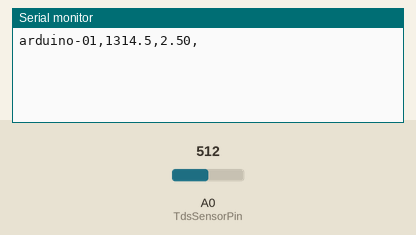
This sketch was run on a simulated Arduino Uno, built with avr-gcc and run on an emulated ATmega328P. Shown: the last lines printed to the serial monitor. Inputs (shaded band) come from the test bench; at power-on: A0 (TdsSensorPin) = 512.

Above: at 2.2 s.
2.3 s: A0 (TdsSensorPin) set to 716
At 3.6 s:
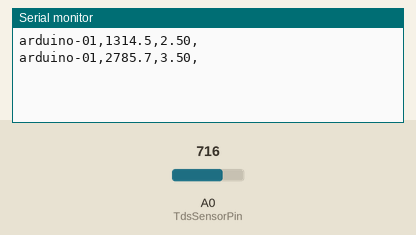
3.8 s: A0 (TdsSensorPin) set to 900
At 4.8 s:
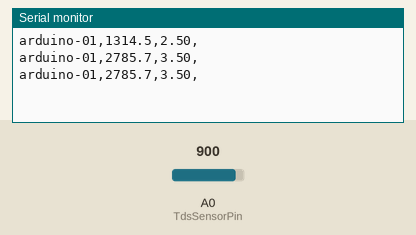
Timing chart, 0 to 6.8 s (numbered marks = the images above; inputs shaded):
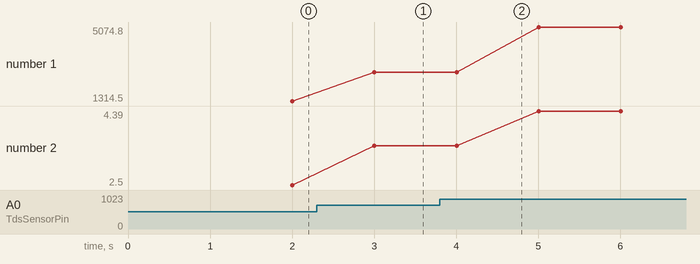

Measured:
- after the input at 2.3 s, the serial monitor: prints a new line after 0.70 s (image 1)
- plotted number 1: 1314.5 → 2785.7 after the input at 2.3 s, 2785.7 → 5074.8 after the input at 3.8 s
- plotted number 2: 2.5 → 3.5 after the input at 2.3 s, 3.5 → 4.39 after the input at 3.8 s

The sketch:

arduino_serial_example.ino
```cpp
/*
 * Keyestudio / Gravity TDS Sensor - Dashboard Compatible Version
 * Modified to send CSV data format for TDS monitoring dashboard
 *
 * Hardware:
 * - TDS Sensor Signal → A0
 * - TDS Sensor VCC → 5V
 * - TDS Sensor GND → GND
 *
 * Output Format: device_id,tds,voltage,timestamp
 * Example: arduino-01,345.7,2.34,
 */

// ===== CONFIGURATION - CHANGE THIS =====
#define DEVICE_ID "arduino-01"     // Unique identifier for this Arduino
// =======================================

#define TdsSensorPin A0
#define VREF 5.0                   // Reference voltage for ADC
#define SCOUNT 30                  // Number of samples for smoothing

int analogBuffer[SCOUNT];          // Array to store analog readings
int analogBufferTemp[SCOUNT];
int analogBufferIndex = 0;

float averageVoltage = 0;
float tdsValue = 0;
float temperature = 25;            // Default temperature (°C) - can be adjusted

void setup()
{
  Serial.begin(115200);            // Changed from 9600 to 115200 for dashboard
  pinMode(TdsSensorPin, INPUT);

  delay(1000);                     // Wait for serial connection

  // Optional: Print header once (comment out if causes issues)
  // Serial.println("device_id,tds,voltage,");
}

void loop()
{
  static unsigned long analogSampleTimepoint = millis();
  if (millis() - analogSampleTimepoint > 40U)  // every 40ms, read ADC
  {
    analogSampleTimepoint = millis();
    analogBuffer[analogBufferIndex] = analogRead(TdsSensorPin);  // read ADC
    analogBufferIndex++;
    if (analogBufferIndex == SCOUNT)
      analogBufferIndex = 0;
  }

  static unsigned long printTimepoint = millis();
  if (millis() - printTimepoint > 1000U)  // Changed from 800ms to 1000ms (1 second)
  {
    printTimepoint = millis();

    // Copy buffer for processing
    for (int i = 0; i < SCOUNT; i++)
      analogBufferTemp[i] = analogBuffer[i];

    // Convert to voltage
    averageVoltage = getMedianAverage(analogBufferTemp, SCOUNT) * (float)VREF / 1024.0;

    // Temperature compensation
    float compensationCoefficient = 1.0 + 0.02 * (temperature - 25.0);
    float compensationVoltage = averageVoltage / compensationCoefficient;

    // Calculate EC (Electrical Conductivity) in ms/cm
    float ecValue = (133.42 * compensationVoltage * compensationVoltage * compensationVoltage
                     - 255.86 * compensationVoltage * compensationVoltage
                     + 857.39 * compensationVoltage) / 1000.0;

    // Convert EC to TDS (Total Dissolved Solids)
    // TDS = EC * K (K=0.5 for most solutions) * 1000 (to convert to ppm)
    tdsValue = ecValue * 0.5 * 1000;

    // Ensure non-negative value
    if (tdsValue < 0) {
      tdsValue = 0;
    }

    // ===== OUTPUT CSV FORMAT FOR DASHBOARD =====
    // Format: device_id,tds,voltage,timestamp
    Serial.print(DEVICE_ID);
    Serial.print(",");
    Serial.print(tdsValue, 1);           // TDS with 1 decimal place
    Serial.print(",");
    Serial.print(averageVoltage, 2);     // Voltage with 2 decimal places
    Serial.print(",");
    Serial.println("");                   // Empty timestamp (Python will add it)

    // ===== ALTERNATIVE: KEEP BOTH FORMATS (for debugging) =====
    // If you want to see human-readable output in Serial Monitor too:
    // Serial.print("TDS: ");
    // Serial.print(tdsValue, 0);
    // Serial.println(" ppm");
  }
}

// Median filtering algorithm (unchanged from original)
int getMedianAverage(int *arr, int number)
{
  int temp;
  // Simple bubble sort
  for (int i = 0; i < number - 1; i++)
  {
    for (int j = i + 1; j < number; j++)
    {
      if (arr[i] > arr[j])
      {
        temp = arr[i];
        arr[i] = arr[j];
        arr[j] = temp;
      }
    }
  }

  // Return median
  if ((number & 1) > 0)
    temp = arr[number / 2];
  else
    temp = (arr[number / 2 - 1] + arr[number / 2]) / 2;

  return temp;
}

/*
 * TEMPERATURE ADJUSTMENT (Optional Enhancement)
 * If you have a temperature sensor (like DS18B20), you can update
 * the 'temperature' variable in the loop to get more accurate readings:
 *
 * temperature = readTemperatureSensor(); // Your temp sensor function
 *
 * This improves TDS accuracy as water conductivity changes with temperature.
 */

/*
 * CALIBRATION NOTES:
 * 1. For accurate readings, calibrate with known TDS solution
 * 2. If readings are consistently off, adjust the K factor:
 *    tdsValue = ecValue * 0.5 * 1000;  // K = 0.5 (default)
 *    Try K = 0.45 to 0.55 for your specific solution
 *
 * 3. Test in known solutions:
 *    - Distilled water: ~0-10 ppm
 *    - Tap water: 50-300 ppm (varies by location)
 *    - Calibration solution: Check bottle label
 */
```
